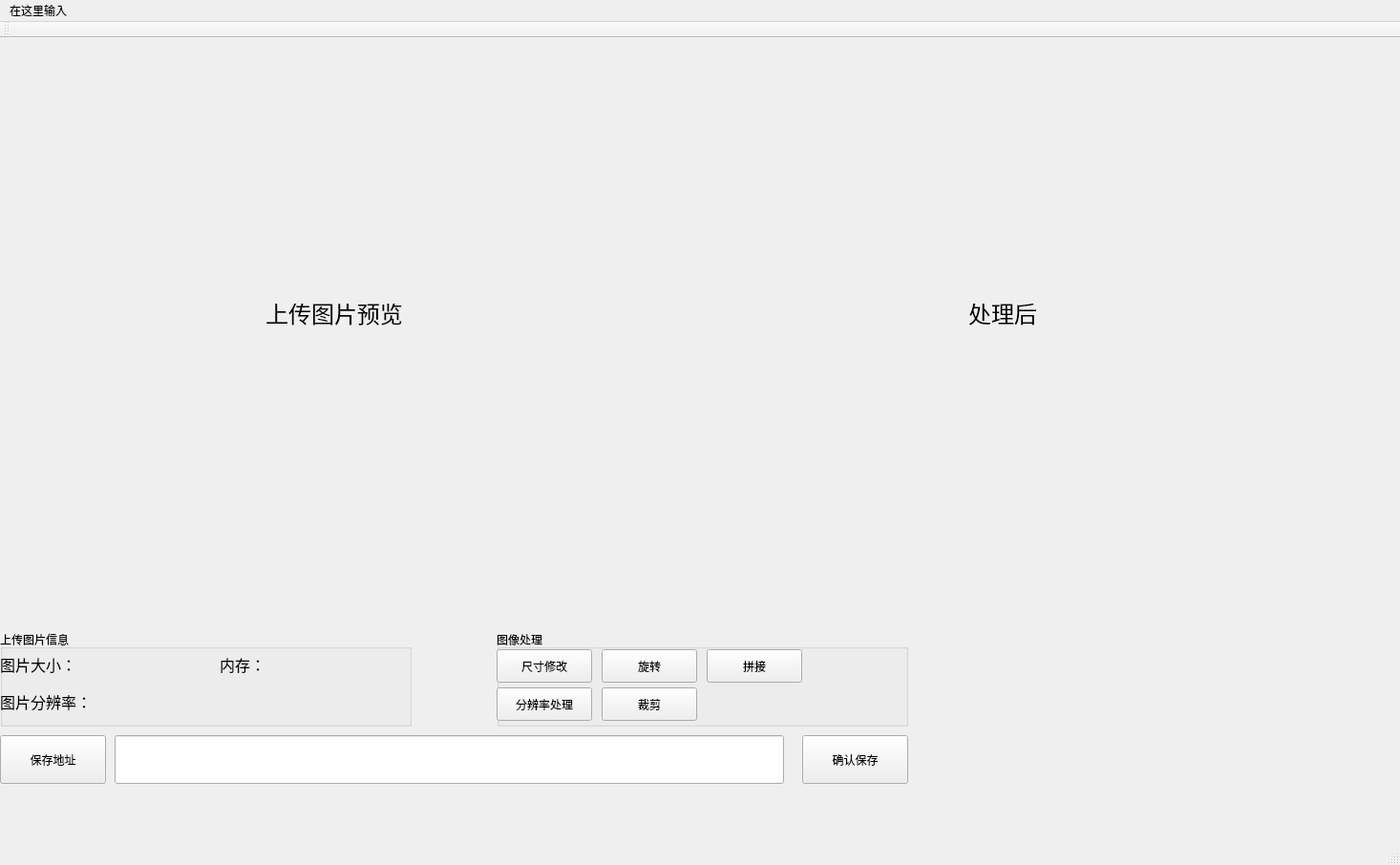
<?xml version="1.0" encoding="UTF-8"?>
<ui version="4.0">
 <class>MainWindow</class>
 <widget class="QMainWindow" name="MainWindow">
  <property name="geometry">
   <rect>
    <x>0</x>
    <y>0</y>
    <width>1466</width>
    <height>906</height>
   </rect>
  </property>
  <property name="windowTitle">
   <string>MainWindow</string>
  </property>
  <widget class="QWidget" name="centralWidget">
   <widget class="QLabel" name="imageLabel">
    <property name="enabled">
     <bool>true</bool>
    </property>
    <property name="geometry">
     <rect>
      <x>0</x>
      <y>0</y>
      <width>700</width>
      <height>600</height>
     </rect>
    </property>
    <property name="tabletTracking">
     <bool>true</bool>
    </property>
    <property name="autoFillBackground">
     <bool>true</bool>
    </property>
    <property name="styleSheet">
     <string notr="true"/>
    </property>
    <property name="text">
     <string>&lt;html&gt;&lt;head/&gt;&lt;body&gt;&lt;p align=&quot;center&quot;&gt;&lt;span style=&quot; font-size:28pt; vertical-align:super;&quot;&gt;上传图片预览&lt;/span&gt;&lt;/p&gt;&lt;/body&gt;&lt;/html&gt;</string>
    </property>
   </widget>
   <widget class="QLabel" name="imageLabel_2">
    <property name="enabled">
     <bool>true</bool>
    </property>
    <property name="geometry">
     <rect>
      <x>700</x>
      <y>0</y>
      <width>700</width>
      <height>600</height>
     </rect>
    </property>
    <property name="tabletTracking">
     <bool>true</bool>
    </property>
    <property name="autoFillBackground">
     <bool>true</bool>
    </property>
    <property name="styleSheet">
     <string notr="true"/>
    </property>
    <property name="text">
     <string>&lt;html&gt;&lt;head/&gt;&lt;body&gt;&lt;p align=&quot;center&quot;&gt;&lt;span style=&quot; font-size:28pt; vertical-align:super;&quot;&gt;处理后&lt;/span&gt;&lt;/p&gt;&lt;/body&gt;&lt;/html&gt;</string>
    </property>
   </widget>
   <widget class="QPushButton" name="saveBtn">
    <property name="geometry">
     <rect>
      <x>0</x>
      <y>730</y>
      <width>111</width>
      <height>51</height>
     </rect>
    </property>
    <property name="styleSheet">
     <string notr="true"/>
    </property>
    <property name="text">
     <string>保存地址</string>
    </property>
    <property name="checkable">
     <bool>false</bool>
    </property>
   </widget>
   <widget class="QLineEdit" name="lineEdit">
    <property name="geometry">
     <rect>
      <x>120</x>
      <y>730</y>
      <width>701</width>
      <height>51</height>
     </rect>
    </property>
   </widget>
   <widget class="QPushButton" name="saveBtn2">
    <property name="geometry">
     <rect>
      <x>840</x>
      <y>730</y>
      <width>111</width>
      <height>51</height>
     </rect>
    </property>
    <property name="styleSheet">
     <string notr="true"/>
    </property>
    <property name="text">
     <string>确认保存</string>
    </property>
    <property name="checkable">
     <bool>false</bool>
    </property>
   </widget>
   <widget class="QGroupBox" name="groupBox">
    <property name="geometry">
     <rect>
      <x>0</x>
      <y>620</y>
      <width>431</width>
      <height>101</height>
     </rect>
    </property>
    <property name="title">
     <string>上传图片信息</string>
    </property>
    <widget class="QLabel" name="label">
     <property name="geometry">
      <rect>
       <x>0</x>
       <y>20</y>
       <width>161</width>
       <height>31</height>
      </rect>
     </property>
     <property name="font">
      <font>
       <pointsize>12</pointsize>
      </font>
     </property>
     <property name="text">
      <string>图片大小：</string>
     </property>
    </widget>
    <widget class="QLabel" name="label_2">
     <property name="geometry">
      <rect>
       <x>0</x>
       <y>60</y>
       <width>180</width>
       <height>31</height>
      </rect>
     </property>
     <property name="font">
      <font>
       <pointsize>12</pointsize>
      </font>
     </property>
     <property name="text">
      <string>&lt;html&gt;&lt;head/&gt;&lt;body&gt;&lt;p&gt;图片分辨率：&lt;/p&gt;&lt;/body&gt;&lt;/html&gt;</string>
     </property>
    </widget>
    <widget class="QLabel" name="imageSizeLabel">
     <property name="geometry">
      <rect>
       <x>120</x>
       <y>20</y>
       <width>160</width>
       <height>31</height>
      </rect>
     </property>
     <property name="text">
      <string/>
     </property>
    </widget>
    <widget class="QLabel" name="imageResolutionLabel">
     <property name="geometry">
      <rect>
       <x>140</x>
       <y>60</y>
       <width>160</width>
       <height>31</height>
      </rect>
     </property>
     <property name="text">
      <string/>
     </property>
    </widget>
    <widget class="QLabel" name="label_3">
     <property name="geometry">
      <rect>
       <x>230</x>
       <y>20</y>
       <width>161</width>
       <height>31</height>
      </rect>
     </property>
     <property name="font">
      <font>
       <pointsize>12</pointsize>
      </font>
     </property>
     <property name="text">
      <string>内存：</string>
     </property>
    </widget>
   </widget>
   <widget class="QLabel" name="imageMemoryLabel">
    <property name="geometry">
     <rect>
      <x>310</x>
      <y>640</y>
      <width>160</width>
      <height>31</height>
     </rect>
    </property>
    <property name="text">
     <string/>
    </property>
   </widget>
   <widget class="QGroupBox" name="groupBox_2">
    <property name="geometry">
     <rect>
      <x>520</x>
      <y>620</y>
      <width>431</width>
      <height>101</height>
     </rect>
    </property>
    <property name="title">
     <string>图像处理</string>
    </property>
    <widget class="QPushButton" name="sizeModifiedBtn">
     <property name="geometry">
      <rect>
       <x>0</x>
       <y>20</y>
       <width>100</width>
       <height>35</height>
      </rect>
     </property>
     <property name="styleSheet">
      <string notr="true"/>
     </property>
     <property name="text">
      <string>尺寸修改</string>
     </property>
     <property name="checkable">
      <bool>false</bool>
     </property>
    </widget>
    <widget class="QPushButton" name="pushButton_3">
     <property name="geometry">
      <rect>
       <x>0</x>
       <y>60</y>
       <width>100</width>
       <height>35</height>
      </rect>
     </property>
     <property name="styleSheet">
      <string notr="true"/>
     </property>
     <property name="text">
      <string>分辨率处理</string>
     </property>
     <property name="checkable">
      <bool>false</bool>
     </property>
    </widget>
    <widget class="QPushButton" name="rotateBtn">
     <property name="geometry">
      <rect>
       <x>110</x>
       <y>20</y>
       <width>100</width>
       <height>35</height>
      </rect>
     </property>
     <property name="styleSheet">
      <string notr="true"/>
     </property>
     <property name="text">
      <string>旋转</string>
     </property>
     <property name="checkable">
      <bool>false</bool>
     </property>
    </widget>
    <widget class="QPushButton" name="pushButton_2">
     <property name="geometry">
      <rect>
       <x>110</x>
       <y>60</y>
       <width>100</width>
       <height>35</height>
      </rect>
     </property>
     <property name="styleSheet">
      <string notr="true"/>
     </property>
     <property name="text">
      <string>裁剪</string>
     </property>
     <property name="checkable">
      <bool>false</bool>
     </property>
    </widget>
    <widget class="QPushButton" name="pushButton_6">
     <property name="geometry">
      <rect>
       <x>220</x>
       <y>20</y>
       <width>100</width>
       <height>35</height>
      </rect>
     </property>
     <property name="styleSheet">
      <string notr="true"/>
     </property>
     <property name="text">
      <string>拼接</string>
     </property>
     <property name="checkable">
      <bool>false</bool>
     </property>
    </widget>
   </widget>
  </widget>
  <widget class="QMenuBar" name="menuBar">
   <property name="geometry">
    <rect>
     <x>0</x>
     <y>0</y>
     <width>1466</width>
     <height>17</height>
    </rect>
   </property>
   <widget class="QMenu" name="menu">
    <property name="title">
     <string>在这里输入</string>
    </property>
   </widget>
   <addaction name="menu"/>
  </widget>
  <widget class="QToolBar" name="mainToolBar">
   <attribute name="toolBarArea">
    <enum>TopToolBarArea</enum>
   </attribute>
   <attribute name="toolBarBreak">
    <bool>false</bool>
   </attribute>
  </widget>
  <widget class="QStatusBar" name="statusBar"/>
 </widget>
 <layoutdefault spacing="6" margin="11"/>
 <resources/>
 <connections/>
</ui>
